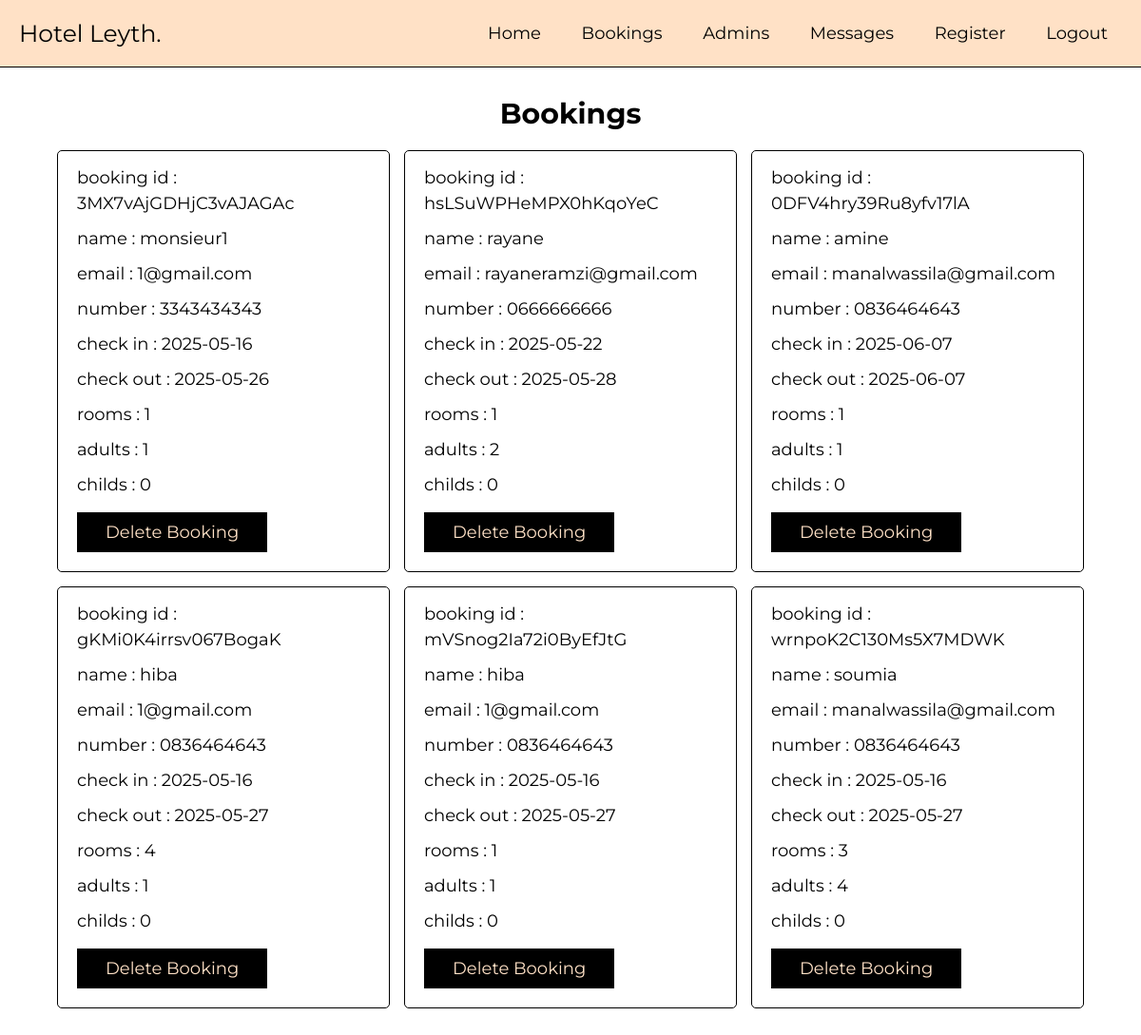
/admin/bookings.php (signed in), run on the app's committed database.
### tables this page shows
CREATE TABLE `bookings` (
  `user_id` varchar(20) NOT NULL,
  `booking_id` varchar(20) NOT NULL,
  `name` varchar(50) NOT NULL,
  `email` varchar(50) NOT NULL,
  `number` varchar(10) NOT NULL,
  `rooms` int(1) NOT NULL,
  `check_in` varchar(10) NOT NULL,
  `check_out` varchar(10) NOT NULL,
  `adults` int(1) NOT NULL,
  `childs` int(1) NOT NULL
);

### admin/bookings.php (the view, shortened to what this page needs)
<?php
include '../components/connect.php';
?>
<!DOCTYPE html>
<html lang="en">
<head>
   <link rel="stylesheet" href="https://cdnjs.cloudflare.com/ajax/libs/font-awesome/6.2.0/css/all.min.css">
   <link rel="stylesheet" href="../css/admin_style.css">
</head>
<body>
<?php include '../components/admin_header.php'; ?>
<section class="grid">
   <h1 class="heading">bookings</h1>
   <div class="box-container">
   <?php
      $select_bookings = $conn->prepare("SELECT * FROM `bookings`");
      $select_bookings->execute();
      if($select_bookings->rowCount() > 0){
         while($fetch_bookings = $select_bookings->fetch(PDO::FETCH_ASSOC)){
   ?>
   <div class="box">
      <p>booking id : <span><?= $fetch_bookings['booking_id']; ?></span></p>
      <p>name : <span><?= $fetch_bookings['name']; ?></span></p>
      <p>email : <span><?= $fetch_bookings['email']; ?></span></p>
      <p>number : <span><?= $fetch_bookings['number']; ?></span></p>
      <p>check in : <span><?= $fetch_bookings['check_in']; ?></span></p>
      <p>check out : <span><?= $fetch_bookings['check_out']; ?></span></p>
      <p>rooms : <span><?= $fetch_bookings['rooms']; ?></span></p>
      <p>adults : <span><?= $fetch_bookings['adults']; ?></span></p>
      <p>childs : <span><?= $fetch_bookings['childs']; ?></span></p>
      <form action="" method="POST">
         <input type="submit" value="delete booking" onclick="return confirm('delete this booking?');" name="delete" class="btn">
      </form>
   </div>
   <?php
      }
      }
   ?>
   </div>
</section>
</body>
</html>

### components/admin_header.php (shortened to what this page needs)
<header class="header">
   <section class="flex">
      <a href="dashboard.php" class="logo">Hotel Leyth.</a>
      <nav class="navbar">
         <a href="dashboard.php">home</a>
         <a href="bookings.php">bookings</a>
         <a href="admins.php">admins</a>
         <a href="messages.php">messages</a>
         <a href="register.php">register</a>
         <a href="../components/admin_logout.php" onclick="return confirm('logout from this website?');">logout</a>
      </nav>
   </section>
</header>

### css/admin_style.css (style rules this page uses)
:root { --main-color:#000000; --sub-color:#000000; --white:#ffe1c6; --border:.1rem solid var(--sub-color); }
* { font-family: 'Montserrat', sans-serif; margin: 0; padding: 0; box-sizing: border-box; outline: none; border: none; text-decoration: none; }
html { font-size: 62.5%; overflow-x: hidden; scroll-behavior: smooth; scroll-padding-top: 2rem; }
section { padding: 3rem 2rem; max-width: 1200px; margin: 0 auto; }
.heading { margin-bottom: 2rem; text-align: center; text-transform: capitalize; color: var(--main-color); font-size: 3rem; }
.btn { display: inline-block; cursor: pointer; padding: 1rem 3rem; font-size: 1.8rem; color: var(--white); text-align: center; text-transform: capitalize; transition: .2s linear; margin-top: 1rem; background-color: var(--main-color); }
.header { border-bottom: var(--border); position: sticky; top: 0; left: 0; right: 0; background-color: var(--white); z-index: 1000; }
.header .flex { padding:2rem; display: flex; align-items: center; justify-content: space-between; position: relative; }
.header .flex .logo { font-size: 2.5rem; color: var(--main-color); }
.header .flex .navbar a { margin-left: 1rem; font-size: 1.8rem; color: var(--sub-color); padding: .5rem 1.5rem; border-radius: .5rem; text-transform: capitalize; }
.grid .box-container { display: grid; grid-template-columns: repeat(auto-fit, 35rem); align-items: flex-start; justify-content: center; gap: 1.5rem; }
.grid .box-container .box { border-radius: .5rem; padding: 2rem; padding-top: 1rem; border: var(--border); overflow-x: hidden; }
.grid .box-container .box p { line-height: 1.5; padding: .5rem 0; font-size: 1.8rem; color: var(--sub-color); white-space: pre-line; text-overflow: ellipsis; overflow-x: hidden; }
.grid .box-container .box p span { color: var(--main-color); }

### data on the page
bookings: booking_id "3MX7vAjGDHjC3vAJAGAc", name "monsieur1", email "1@gmail.com", number "3343434343", check_in "2025-05-16", check_out "2025-05-26", rooms "1", adults "1", childs "0"
bookings: booking_id "hsLSuWPHeMPX0hKqoYeC", name "rayane", email "rayaneramzi@gmail.com", number "0666666666", check_in "2025-05-22", check_out "2025-05-28", rooms "1", adults "2", childs "0"
bookings: booking_id "0DFV4hry39Ru8yfv17lA", name "amine", email "manalwassila@gmail.com", number "0836464643", check_in "2025-06-07", check_out "2025-06-07", rooms "1", adults "1", childs "0"
bookings: booking_id "gKMi0K4irrsv067BogaK", name "hiba", email "1@gmail.com", number "0836464643", check_in "2025-05-16", check_out "2025-05-27", rooms "4", adults "1", childs "0"
bookings: booking_id "mVSnog2Ia72i0ByEfJtG", name "hiba", email "1@gmail.com", number "0836464643", check_in "2025-05-16", check_out "2025-05-27", rooms "1", adults "1", childs "0"
bookings: booking_id "wrnpoK2C130Ms5X7MDWK", name "soumia", email "manalwassila@gmail.com", number "0836464643", check_in "2025-05-16", check_out "2025-05-27", rooms "3", adults "4", childs "0"
